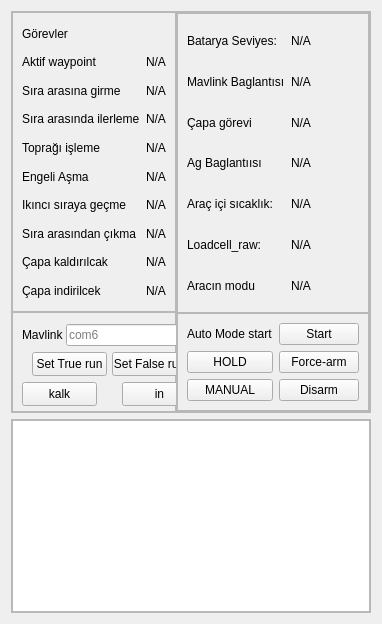
              <widget class="QWidget" name="anasayfa">
               <property name="styleSheet">
                <string notr="true"/>
               </property>
               <layout class="QVBoxLayout" name="verticalLayout_8">
                <item>
                 <widget class="QFrame" name="frame_2">
                  <property name="enabled">
                   <bool>true</bool>
                  </property>
                  <property name="minimumSize">
                   <size>
                    <width>0</width>
                    <height>400</height>
                   </size>
                  </property>
                  <property name="tabletTracking">
                   <bool>false</bool>
                  </property>
                  <property name="frameShape">
                   <enum>QFrame::StyledPanel</enum>
                  </property>
                  <property name="frameShadow">
                   <enum>QFrame::Raised</enum>
                  </property>
                  <layout class="QHBoxLayout" name="horizontalLayout_10">
                   <property name="spacing">
                    <number>0</number>
                   </property>
                   <property name="leftMargin">
                    <number>0</number>
                   </property>
                   <property name="topMargin">
                    <number>0</number>
                   </property>
                   <property name="rightMargin">
                    <number>0</number>
                   </property>
                   <property name="bottomMargin">
                    <number>0</number>
                   </property>
                   <item>
                    <widget class="QFrame" name="frame_7">
                     <property name="frameShadow">
                      <enum>QFrame::Raised</enum>
                     </property>
                     <property name="lineWidth">
                      <number>1</number>
                     </property>
                     <layout class="QGridLayout" name="gridLayout_5">
                      <property name="sizeConstraint">
                       <enum>QLayout::SetMinimumSize</enum>
                      </property>
                      <property name="leftMargin">
                       <number>0</number>
                      </property>
                      <property name="topMargin">
                       <number>0</number>
                      </property>
                      <property name="rightMargin">
                       <number>0</number>
                      </property>
                      <property name="bottomMargin">
                       <number>0</number>
                      </property>
                      <property name="spacing">
                       <number>0</number>
                      </property>
                      <item row="7" column="1" alignment="Qt::AlignTop">
                       <widget class="QFrame" name="frame_6">
                        <property name="minimumSize">
                         <size>
                          <width>0</width>
                          <height>300</height>
                         </size>
                        </property>
                        <property name="frameShape">
                         <enum>QFrame::StyledPanel</enum>
                        </property>
                        <property name="frameShadow">
                         <enum>QFrame::Raised</enum>
                        </property>
                        <layout class="QGridLayout" name="gridLayout_6">
                         <item row="5" column="0">
                          <widget class="QLabel" name="label_9">
                           <property name="text">
                            <string>Engeli Aşma</string>
                           </property>
                          </widget>
                         </item>
                         <item row="1" column="0">
                          <widget class="QLabel" name="label_13">
                           <property name="text">
                            <string>Aktif waypoint</string>
                           </property>
                          </widget>
                         </item>
                         <item row="3" column="1">
                          <widget class="QLabel" name="label_7">
                           <property name="text">
                            <string>N/A</string>
                           </property>
                          </widget>
                         </item>
                         <item row="8" column="0">
                          <widget class="QLabel" name="label_36">
                           <property name="text">
                            <string>Çapa kaldırılcak</string>
                           </property>
                          </widget>
                         </item>
                         <item row="4" column="1">
                          <widget class="QLabel" name="label_12">
                           <property name="text">
                            <string>N/A</string>
                           </property>
                          </widget>
                         </item>
                         <item row="2" column="1">
                          <widget class="QLabel" name="label_5">
                           <property name="text">
                            <string>N/A</string>
                           </property>
                          </widget>
                         </item>
                         <item row="4" column="0">
                          <widget class="QLabel" name="label_8">
                           <property name="text">
                            <string>Toprağı işleme</string>
                           </property>
                          </widget>
                         </item>
                         <item row="1" column="1">
                          <widget class="QLabel" name="current_waypoint_seq">
                           <property name="text">
                            <string>N/A</string>
                           </property>
                          </widget>
                         </item>
                         <item row="7" column="1">
                          <widget class="QLabel" name="label_15">
                           <property name="text">
                            <string>N/A</string>
                           </property>
                          </widget>
                         </item>
                         <item row="5" column="1">
                          <widget class="QLabel" name="label_34">
                           <property name="text">
                            <string>N/A</string>
                           </property>
                          </widget>
                         </item>
                         <item row="6" column="0">
                          <widget class="QLabel" name="label_10">
                           <property name="text">
                            <string>Ikıncı sıraya geçme</string>
                           </property>
                           <property name="scaledContents">
                            <bool>false</bool>
                           </property>
                           <property name="wordWrap">
                            <bool>false</bool>
                           </property>
                          </widget>
                         </item>
                         <item row="2" column="0">
                          <widget class="QLabel" name="label_3">
                           <property name="text">
                            <string>Sıra arasına girme</string>
                           </property>
                          </widget>
                         </item>
                         <item row="0" column="0">
                          <widget class="QLabel" name="label_16">
                           <property name="text">
                            <string>Görevler</string>
                           </property>
                          </widget>
                         </item>
                         <item row="3" column="0">
                          <widget class="QLabel" name="label_6">
                           <property name="text">
                            <string>Sıra arasında ilerleme</string>
                           </property>
                          </widget>
                         </item>
                         <item row="6" column="1">
                          <widget class="QLabel" name="label_14">
                           <property name="text">
                            <string>N/A</string>
                           </property>
                          </widget>
                         </item>
                         <item row="7" column="0">
                          <widget class="QLabel" name="label_11">
                           <property name="text">
                            <string>Sıra arasından çıkma</string>
                           </property>
                          </widget>
                         </item>
                         <item row="8" column="1">
                          <widget class="QLabel" name="kalkcak_wp">
                           <property name="text">
                            <string>N/A</string>
                           </property>
                          </widget>
                         </item>
                         <item row="9" column="0">
                          <widget class="QLabel" name="label_38">
                           <property name="text">
                            <string>Çapa indirilcek</string>
                           </property>
                          </widget>
                         </item>
                         <item row="9" column="1">
                          <widget class="QLabel" name="incek_wp">
                           <property name="text">
                            <string>N/A</string>
                           </property>
                          </widget>
                         </item>
                        </layout>
                       </widget>
                      </item>
                      <item row="8" column="1">
                       <widget class="QFrame" name="frame_11">
                        <property name="frameShape">
                         <enum>QFrame::StyledPanel</enum>
                        </property>
                        <property name="frameShadow">
                         <enum>QFrame::Raised</enum>
                        </property>
                        <widget class="QWidget" name="layoutWidget">
                         <property name="geometry">
                          <rect>
                           <x>10</x>
                           <y>10</y>
                           <width>268</width>
                           <height>26</height>
                          </rect>
                         </property>
                         <layout class="QHBoxLayout" name="horizontalLayout_13">
                          <property name="spacing">
                           <number>2</number>
                          </property>
                          <item>
                           <widget class="QLabel" name="label_25">
                            <property name="text">
                             <string>Mavlink</string>
                            </property>
                           </widget>
                          </item>
                          <item>
                           <widget class="QLineEdit" name="mavlink_lineedit">
                            <property name="placeholderText">
                             <string>com6</string>
                            </property>
                           </widget>
                          </item>
                          <item>
                           <widget class="QPushButton" name="mavlink_button">
                            <property name="text">
                             <string>Connect</string>
                            </property>
                           </widget>
                          </item>
                         </layout>
                        </widget>
                        <widget class="QPushButton" name="pushButton">
                         <property name="geometry">
                          <rect>
                           <x>200</x>
                           <y>50</y>
                           <width>75</width>
                           <height>24</height>
                          </rect>
                         </property>
                         <property name="text">
                          <string>Disconnect</string>
                         </property>
                        </widget>
                        <widget class="QPushButton" name="capa_test_up">
                         <property name="geometry">
                          <rect>
                           <x>10</x>
                           <y>70</y>
                           <width>75</width>
                           <height>24</height>
                          </rect>
                         </property>
                         <property name="text">
                          <string>kalk</string>
                         </property>
                        </widget>
                        <widget class="QPushButton" name="capa_test_down">
                         <property name="geometry">
                          <rect>
                           <x>110</x>
                           <y>70</y>
                           <width>75</width>
                           <height>24</height>
                          </rect>
                         </property>
                         <property name="text">
                          <string>in</string>
                         </property>
                        </widget>
                        <widget class="QPushButton" name="set_true_seq">
                         <property name="geometry">
                          <rect>
                           <x>20</x>
                           <y>40</y>
                           <width>75</width>
                           <height>24</height>
                          </rect>
                         </property>
                         <property name="text">
                          <string>Set True run</string>
                         </property>
                        </widget>
                        <widget class="QPushButton" name="set_false_run">
                         <property name="geometry">
                          <rect>
                           <x>100</x>
                           <y>40</y>
                           <width>75</width>
                           <height>24</height>
                          </rect>
                         </property>
                         <property name="text">
                          <string>Set False run</string>
                         </property>
                        </widget>
                       </widget>
                      </item>
                     </layout>
                    </widget>
                   </item>
                   <item>
                    <widget class="QFrame" name="frame_8">
                     <property name="styleSheet">
                      <string notr="true"/>
                     </property>
                     <property name="frameShape">
                      <enum>QFrame::StyledPanel</enum>
                     </property>
                     <property name="frameShadow">
                      <enum>QFrame::Raised</enum>
                     </property>
                    </widget>
                   </item>
                   <item>
                    <widget class="QFrame" name="frame_9">
                     <property name="frameShape">
                      <enum>QFrame::StyledPanel</enum>
                     </property>
                     <property name="frameShadow">
                      <enum>QFrame::Raised</enum>
                     </property>
                     <layout class="QVBoxLayout" name="verticalLayout_14">
                      <property name="spacing">
                       <number>0</number>
                      </property>
                      <property name="leftMargin">
                       <number>0</number>
                      </property>
                      <property name="topMargin">
                       <number>0</number>
                      </property>
                      <property name="rightMargin">
                       <number>0</number>
                      </property>
                      <property name="bottomMargin">
                       <number>0</number>
                      </property>
                      <item>
                       <widget class="QFrame" name="frame_10">
                        <property name="minimumSize">
                         <size>
                          <width>0</width>
                          <height>300</height>
                         </size>
                        </property>
                        <property name="frameShape">
                         <enum>QFrame::StyledPanel</enum>
                        </property>
                        <property name="frameShadow">
                         <enum>QFrame::Raised</enum>
                        </property>
                        <layout class="QGridLayout" name="gridLayout_7">
                         <item row="5" column="0">
                          <widget class="QLabel" name="loadlcell_label">
                           <property name="text">
                            <string>Loadcell_raw:</string>
                           </property>
                          </widget>
                         </item>
                         <item row="3" column="1">
                          <widget class="QLabel" name="label_24">
                           <property name="text">
                            <string>N/A</string>
                           </property>
                          </widget>
                         </item>
                         <item row="1" column="1">
                          <widget class="QLabel" name="label_22">
                           <property name="text">
                            <string>N/A</string>
                           </property>
                          </widget>
                         </item>
                         <item row="0" column="0">
                          <widget class="QLabel" name="label_20">
                           <property name="text">
                            <string>Batarya Seviyes:</string>
                           </property>
                          </widget>
                         </item>
                         <item row="4" column="1">
                          <widget class="QLabel" name="dht11_veriable">
                           <property name="text">
                            <string>N/A</string>
                           </property>
                          </widget>
                         </item>
                         <item row="4" column="0">
                          <widget class="QLabel" name="dht11_label">
                           <property name="text">
                            <string>Araç içi sıcaklık: </string>
                           </property>
                          </widget>
                         </item>
                         <item row="2" column="0">
                          <widget class="QLabel" name="label_17">
                           <property name="text">
                            <string>Çapa görevi</string>
                           </property>
                          </widget>
                         </item>
                         <item row="0" column="1">
                          <widget class="QLabel" name="label_21">
                           <property name="text">
                            <string>N/A</string>
                           </property>
                          </widget>
                         </item>
                         <item row="2" column="1">
                          <widget class="QLabel" name="label_23">
                           <property name="text">
                            <string>N/A</string>
                           </property>
                          </widget>
                         </item>
                         <item row="5" column="1">
                          <widget class="QLabel" name="loadcell_veriable">
                           <property name="text">
                            <string>N/A</string>
                           </property>
                          </widget>
                         </item>
                         <item row="1" column="0">
                          <widget class="QLabel" name="label_19">
                           <property name="text">
                            <string>Mavlink Baglantısı</string>
                           </property>
                          </widget>
                         </item>
                         <item row="3" column="0">
                          <widget class="QLabel" name="label_18">
                           <property name="text">
                            <string>Ag Baglantıısı</string>
                           </property>
                          </widget>
                         </item>
                         <item row="6" column="0">
                          <widget class="QLabel" name="rover_mod">
                           <property name="text">
                            <string>Aracın modu</string>
                           </property>
                          </widget>
                         </item>
                         <item row="6" column="1">
                          <widget class="QLabel" name="label_30">
                           <property name="text">
                            <string>N/A</string>
                           </property>
                          </widget>
                         </item>
                        </layout>
                       </widget>
                      </item>
                      <item>
                       <widget class="QFrame" name="frame_17">
                        <property name="frameShape">
                         <enum>QFrame::StyledPanel</enum>
                        </property>
                        <property name="frameShadow">
                         <enum>QFrame::Raised</enum>
                        </property>
                        <layout class="QGridLayout" name="gridLayout_9">
                         <item row="1" column="1">
                          <widget class="QPushButton" name="force_arm_btn">
                           <property name="text">
                            <string>Force-arm</string>
                           </property>
                          </widget>
                         </item>
                         <item row="0" column="0">
                          <widget class="QLabel" name="label_31">
                           <property name="text">
                            <string>Auto Mode start</string>
                           </property>
                          </widget>
                         </item>
                         <item row="1" column="0">
                          <widget class="QPushButton" name="hold_btn">
                           <property name="text">
                            <string>HOLD</string>
                           </property>
                          </widget>
                         </item>
                         <item row="0" column="1">
                          <widget class="QPushButton" name="auto_mode_start_btn">
                           <property name="text">
                            <string>Start</string>
                           </property>
                          </widget>
                         </item>
                         <item row="2" column="1">
                          <widget class="QPushButton" name="disarm_btn">
                           <property name="text">
                            <string>Disarm</string>
                           </property>
                          </widget>
                         </item>
                         <item row="2" column="0">
                          <widget class="QPushButton" name="manual_btn">
                           <property name="text">
                            <string>MANUAL</string>
                           </property>
                          </widget>
                         </item>
                        </layout>
                       </widget>
                      </item>
                     </layout>
                    </widget>
                   </item>
                  </layout>
                 </widget>
                </item>
                <item>
                 <widget class="QFrame" name="frame_4">
                  <property name="maximumSize">
                   <size>
                    <width>16777215</width>
                    <height>400</height>
                   </size>
                  </property>
                  <property name="frameShape">
                   <enum>QFrame::StyledPanel</enum>
                  </property>
                  <property name="frameShadow">
                   <enum>QFrame::Raised</enum>
                  </property>
                  <layout class="QHBoxLayout" name="horizontalLayout_11">
                   <property name="spacing">
                    <number>0</number>
                   </property>
                   <property name="leftMargin">
                    <number>0</number>
                   </property>
                   <property name="topMargin">
                    <number>0</number>
                   </property>
                   <property name="rightMargin">
                    <number>0</number>
                   </property>
                   <property name="bottomMargin">
                    <number>0</number>
                   </property>
                   <item>
                    <widget class="QTextEdit" name="textEdit">
                     <property name="readOnly">
                      <bool>true</bool>
                     </property>
                    </widget>
                   </item>
                  </layout>
                 </widget>
                </item>
               </layout>
              </widget>
